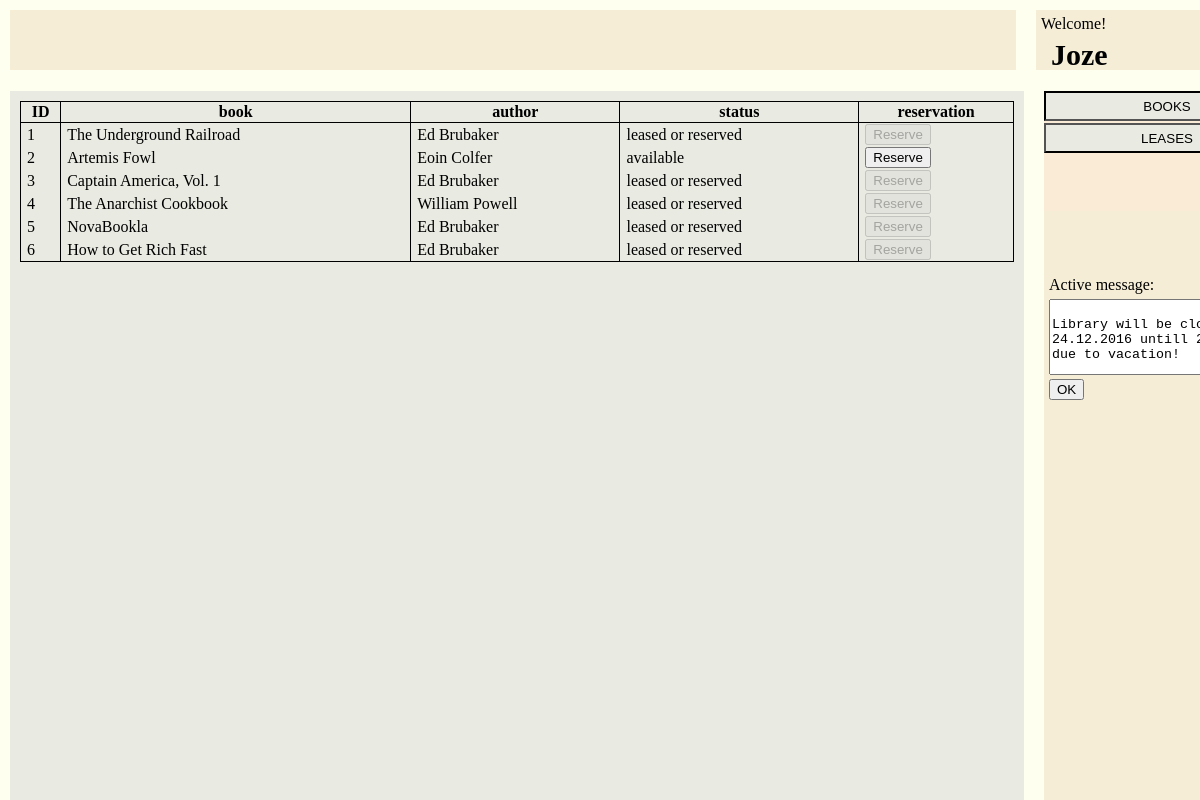
The app's page /library/books/ (signed in) with its own data.
### library/models.py (models this page shows, shortened)
class Book(models.Model):
	title = models.CharField(max_length=100, null=False)
	added_date = models.DateTimeField(default=datetime.now())
	author = models.ForeignKey(Author,on_delete=models.SET_NULL,null=True)
	genre = models.CharField(max_length=10,null=True)
	available = models.BooleanField(default=True)

class Author(models.Model):
	firstName=models.CharField(max_length=100, null=False)
	lastName=models.CharField(max_length=100, null=False)

### library/views.py (the view)
# urls.py: url(r'books/$', views.books, name='books'),
@login_required(login_url='/library/')
def books(request):
	user = request.user
	if request.method=='GET':
		template=loader.get_template('books.html')
		books_list = Book.objects.all()
		for book in books_list:
			updateBookStatus(book.id)
		if user.groups.filter(name='Librarian').exists():
			role='Librarian'
		elif user.groups.filter(name='User').exists():
			role='User'
		else:
			logger.error("Unknown user role.")
		context = {
			"role": role,
			"books_list": books_list
		}
		return HttpResponse(template.render(context, request))

### library/models.py (called while the page is built)
	def is_expired(self):
		if self.expiration_date < timezone.now():
			return True
		else:
			return False

	def is_expired(self):
		if self.expiration_date < timezone.now():
			return True
		else:
			return False

### library/views.py (called while the page is built)
def updateBookStatus(book_id):
	book = Book.objects.get(id=book_id)
	if not book.available:
		book_reservation = Reservation.objects.filter(book_id=book)
		book_lease = Lease.objects.filter(book_id=book)
		reserved=False
		leased=False
		if book_reservation.count() > 0:
			for reservation in book_reservation:
				if not reservation.is_expired():
					reserved=True
		if book_lease.count() > 0:
			for lease in book_lease:
				if not lease.is_expired():
					leased=True
		if reserved or leased:
			book.available=False
		else:
			book.available=True
		book.save()

### library/templates/books.html (shortened to what this page needs)
{% load static %}
<!DOCTYPE html>
<html>
<head>
	<link rel="stylesheet" type="text/css" href="{% static 'library/styles_min.css' %}">
</head>
<body>
<div id="div-top">
	<div class="fifthL" id="message-board-div">
	</div>
	<div class="fifthR" id="user-info-div">
		<div id="user-info">
			Welcome!<br>
			<h3>{{user.first_name}}</h3>
		</div>
	</div>
</div>
<div id="div-bottom">
	<div class="fifthL" id="content">
		<table>
			<tr>
				<th>ID</th>
				<th>book</th>
				<th>author</th>
				<th>status</th>
				{% if role == 'Librarian' %}
					<th>delete</th>
				{% elif role == 'User' %}
					<th>reservation</th>
				{% endif %}
			</tr>
			{% if books_list %}
				{% for book in books_list %}
					<tr>
						<td>{{book.id}}</td>
						<td>{{book.title}}</td>
						<td>{{book.author.firstName}} {{book.author.lastName}}</td>
						<td>{% if book.available %} available {% else %} leased or reserved {% endif %}</td>
						{% if role == 'Librarian' %}
							<td>
								<form id="deleteForm{{book.id}}" action="remove/{{book.id}}/" method="post">
									<input id="deleteButton{{book.id}}" name="delete{{book.title}}" type="submit" value="Delete" />
								</form>
							</td>
						{% elif role == 'User' %}
							<td>
								<form id="reserveForm{{book.id}}" action="reserve/{{book.id}}/"  method="post">
									<input id="reserveButton{{book.id}}" type="submit" name="reserve{{book.title}}" value="Reserve" {% if not book.available %}disabled{% endif %}/>
								</form>
							</td>
						{% endif %}
					</tr>
				{% endfor %}
			{% endif %}
		</table>
        <br>
	</div>
	<div class="fifthR" id="sidebar">
		<div id="menu">
			<a href="../books">
				<button class="active" id="booksButton">BOOKS</button>
			</a>
			<a href="../leases">
				<button id="leasesButton">LEASES</button>
			</a>
		</div>
		<div id="side-boxes">
			<div id="active-message-div">
				Active message:<br>
				<textarea id="active-message">
							Library will be closed from 24.12.2016 untill 2.1.2017 due to vacation!
						</textarea>
				<button id="confirmActiveMessage">OK</button>
			</div>
		</div>
	</div>
</div>
</body>
</html>

### library/static/library/styles_min.css (style rules this page uses)
body { background-color:ivory }
#div-top { position:fixed;top:0;left:0;margin:10px;width:calc(100% - 20px);height:7%;min-height:60px;min-width:1270px }
#div-bottom { position:fixed;bottom:0;left:0;margin-left:10px;margin-right:10px;margin-top:10px;width:calc(100% - 20px - 10px);height:calc(100% - 7% - 30px - 10px);max-height:calc(100% - 40px - 15px);min-width:1270px;min-height:230px;padding:5px }
#message-board-div { background-color:#f5edd6;word-wrap:break-word }
div.fifthL { position:absolute;left:0;margin-right:5px;height:100%;width:calc(80% - 10px) }
div.fifthR { position:absolute;right:0;margin-left:5px;background-color:#f5edd6;height:100%;width:calc(20% - 10px) }
#content { background-color:#e9eae1 }
#user-info { position:absolute;top:0;left:0;margin-right:2px;min-width:40px;height:calc(100% - 10px);padding:5px }
#menu { position:absolute;top:0;left:0;height:15%;min-height:120px;width:100%;background-color:antiquewhite }
#menu>a>button { width:100%;height:25%;min-height:30px;margin-bottom:2px;background-color:#e9eae1 }
#side-boxes { position:absolute;bottom:0;left:0;height:calc(85% - 50px);width:100%;max-height:calc(100% - 130px - 50px) }
#side-boxes>div { position:absolute;width:calc(100% - 10px);padding:5px;min-height:40px }
#active-message { margin-top:5px;width:calc(100% - 5px);height:100%;min-height:70px }
h3 { font-size:30px;margin-top:5px;margin-left:10px }
table { margin:10px;width:calc(100% - 20px);border:1px solid black;border-collapse:collapse }
th { border:1px solid black;border-collapse:collapse }
td { border-left:1px solid black;border-collapse:collapse;text-indent:5px }
button.active { border-style:inset }

### records on screen
Book: id "1", title "The Underground Railroad", author.firstName "Ed", author.lastName "Brubaker", shows "leased or reserved", available "Reserve"
Book: id "2", title "Artemis Fowl", author.firstName "Eoin", author.lastName "Colfer", shows "available", available "Reserve"
Book: id "3", title "Captain America, Vol. 1", author.firstName "Ed", author.lastName "Brubaker", shows "leased or reserved", available "Reserve"
Book: id "4", title "The Anarchist Cookbook", author.firstName "William", author.lastName "Powell", shows "leased or reserved", available "Reserve"
Book: id "5", title "NovaBookla", author.firstName "Ed", author.lastName "Brubaker", shows "leased or reserved", available "Reserve"
Book: id "6", title "How to Get Rich Fast", author.firstName "Ed", author.lastName "Brubaker", shows "leased or reserved", available "Reserve"

### other values on screen
{{ user.first_name }} "Joze"
